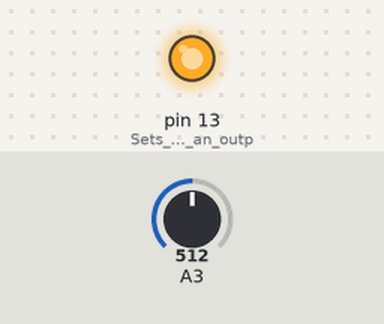
The sketch below on a simulated Arduino Uno, built with avr-gcc and run on an emulated ATmega328P. Shown: output pins drawn as LEDs (lit = HIGH). The inputs (shaded band) are chosen by the test bench; at power-on: A3 = 512.

Above: at 1.2 s.
1.3 s: A3 set to 496
At 1.6 s:
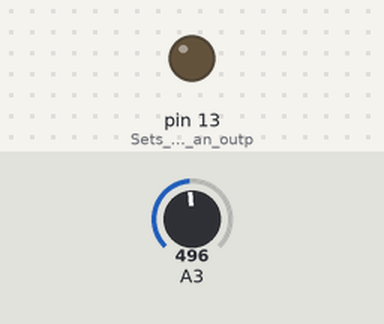
2.8 s: A3 set to 716
At 4.0 s:
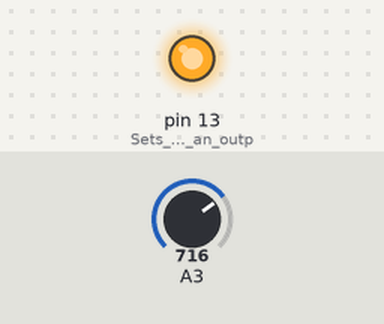
4.3 s: A3 set to 511
At 5.1 s:
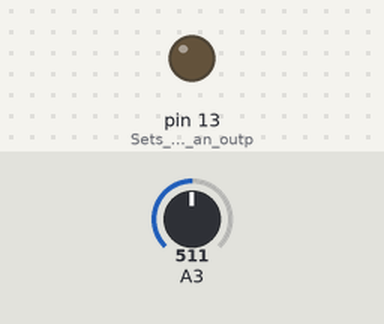
Timing chart, 0 to 7.3 s (numbered marks = the images above; inputs shaded):
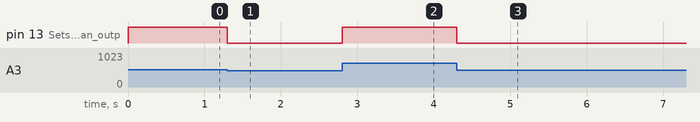

Measured:
- the behaviour switches between 512 and 511 on A3 (found by bisection; images 0 and 1)
- after the input at 1.3 s, pin 13 (Sets_pin_13_to_be_an_outp): HIGH → LOW at once
- after the input at 2.8 s, pin 13 (Sets_pin_13_to_be_an_outp): LOW → HIGH at once
- after the input at 4.3 s, pin 13 (Sets_pin_13_to_be_an_outp): HIGH → LOW at once

The sketch:

led_pwn.ino
```cpp
int val =0;
void setup() {
  pinMode(13, OUTPUT);//Sets pin 13 to be an output
}

void loop()
{
    val = analogRead(A3); //Read analog input from pin A3 (0–1023)
    analogWrite(13,val/4); //Write PWM output to pin 13 (0–255)
}
```
